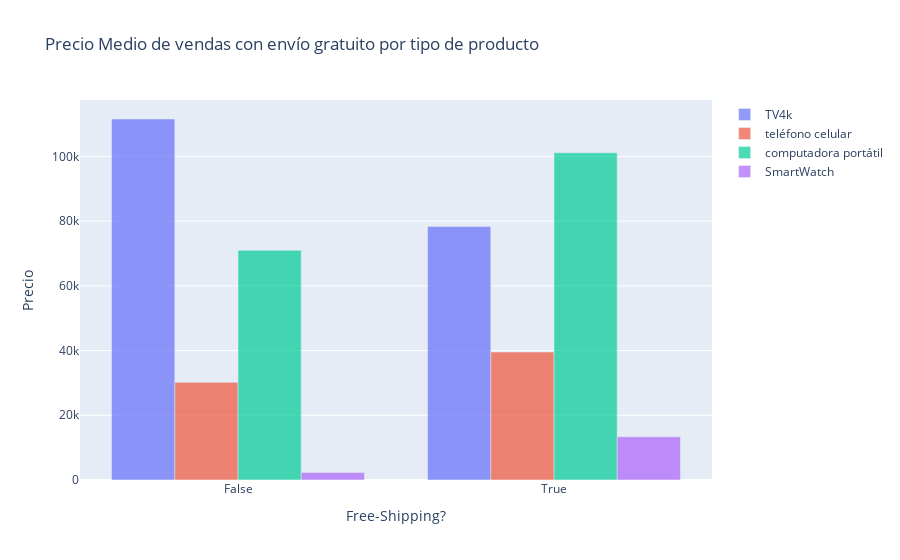

Notebook code for this chart:
### Markdown cell above
### 04.G - Preço médio por tipo de produto com/sem envio grátis

### Code cell
fig2.update_layout(yaxis=dict(title='Precio'),
                  xaxis=dict(title="Free-Shipping?"),
                 title = 'Precio Medio de vendas con envío gratuito por tipo de producto')

fig2.show()

### Figure 1 — Plotly figure (JSON) as saved in the notebook; plotly's stock layout.template omitted (floating-point values rounded to 4 significant figures)
{"data": [{"name": "TV4k", "opacity": 0.7, "type": "bar", "x": ["False", "True"], "y": [111600.0, 78330.0]}, {"name": "teléfono celular", "opacity": 0.7, "type": "bar", "x": ["False", "True"], "y": [30180.0, 39560.0]}, {"name": "computadora portátil", "opacity": 0.7, "type": "bar", "x": ["False", "True"], "y": [70990.0, 101100.0]}, {"name": "SmartWatch", "opacity": 0.7, "type": "bar", "x": ["False", "True"], "y": [2294.0, 13370.0]}], "layout": {"title": {"text": "Precio Medio de vendas con envío gratuito por tipo de producto"}, "xaxis": {"title": {"text": "Free-Shipping?"}}, "yaxis": {"title": {"text": "Precio"}}}}
